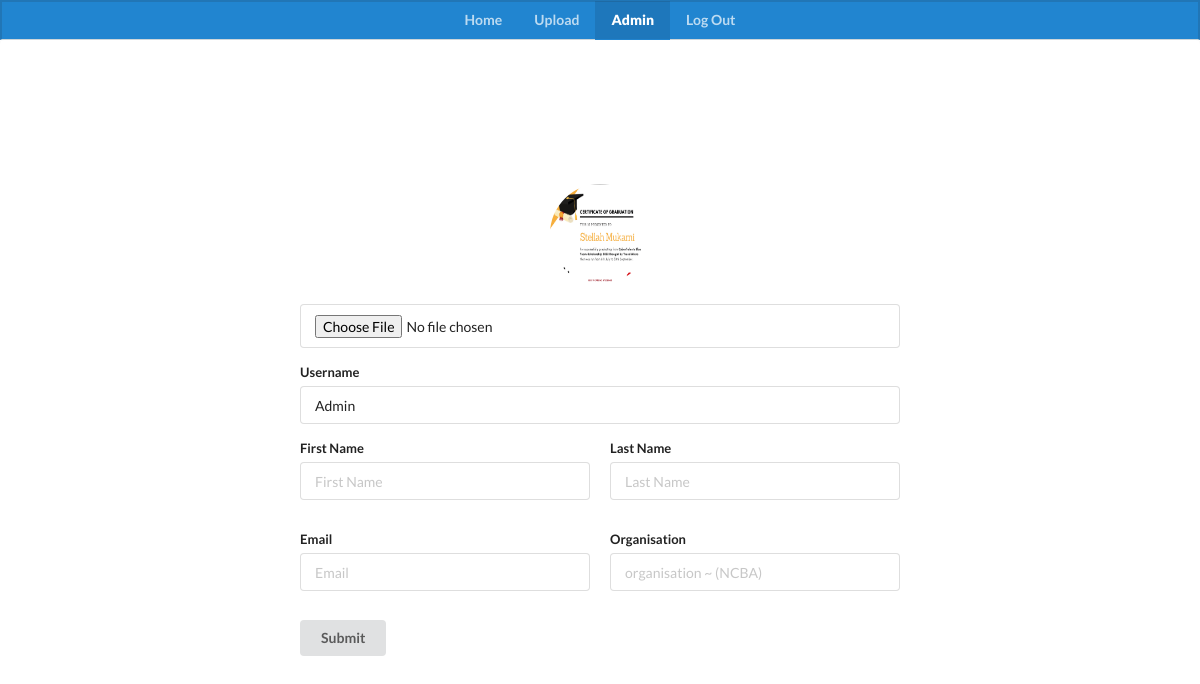
Screenshot of /profiles/edit/ (signed in) with the database file from the repository.
### profiles/models.py (models this page shows, shortened)
class Profile(models.Model):
    user           = models.OneToOneField(User, on_delete=models.CASCADE)
    slug           = models.SlugField(unique=True, blank=True)
    profilePicture = models.ImageField(default='ProfilePictures/profileIcon.png', upload_to='ProfilePictures')
    firstName      = models.CharField(max_length=35, blank=True)
    lastName       = models.CharField(max_length=35, blank=True)
    email          = models.EmailField(max_length=90, blank=True)
    organisation   = models.CharField(max_length=35, blank=True)
    updated        = models.TimeField(auto_now=True)
    created        = models.TimeField(auto_now_add=True)

### profiles/views.py (the view)
# urls.py: path('edit/', views.editProfile, name='editProfile'),
@login_required
def editProfile(request):
    profile  = Profile.objects.get(user=request.user)
    form     = EditForm(request.POST or None, request.FILES or None, instance=profile)
    if request.method == 'POST':
        if form.is_valid():
            form.save()
            return redirect('profiles:profile')
    template = loader.get_template('profiles/editProfile.html')
    context = {
        'profile':profile,
        'form'   :form,
    }
    return HttpResponse(template.render(context, request))

### profiles/forms.py (shortened to what this page needs)
class EditForm(forms.ModelForm):
    username     = forms.CharField(required=False, widget=forms.TextInput(attrs={'placeholder' : 'Username'}))
    firstName    = forms.CharField(required=False, widget=forms.TextInput(attrs={'placeholder' : 'First Name'}))
    lastName     = forms.CharField(required=False, widget=forms.TextInput(attrs={'placeholder' : 'Last Name'}))
    email        = forms.EmailField(required=False, widget=forms.TextInput(attrs={'placeholder' : 'Email',}))
    organisation = forms.CharField(required=False, widget=forms.TextInput(attrs={'placeholder' : 'organisation ~ (NCBA)',}))
    class Meta:
        model   = Profile
        fields  = ('profilePicture','username', 'firstName', 'lastName', 'email', 'organisation')
        widgets = {'profilePicture' : forms.FileInput(attrs={})}

### profiles/templates/profiles/editProfile.html (shortened to what this page needs)
<head>
  {% extends 'base.html' %}
  {% load static %}
  {% load widget_tweaks %}
{% block content %}
<div class="ui inverted blue secondary pointing menu" id="navbarMainDiv">
  <a class="item" href="{% url 'documents:home' %}"><b>Home</b></a>
  <a class="item" href="{% url 'documents:uploadDoc' %}"><b>Upload</b></a>
  <a class="item active" href="{% url 'profiles:profile' %}"><b>{{profile.user}}</b></a>
  <a class="item" href="{% url 'documents:logout' %}"><b>Log Out</b></a>
</div>
  <div class="ui segment" id="profileEditParentDiv">
    <form class="ui form" method="POST" enctype="multipart/form-data" id="profileEditForm">
      <div class="field">
        <div id="profileEditIconDiv">
          <img src={{profile.profilePicture.url}}>
          <div class="field">{{form.profilePicture}}</div>
        </div>
      </div>
      <div class="field">
        <label>Username</label>
        <input type="text" name="username" value="{{profile.user.username}}" placeholder="Username" required>
      </div>
      <div id="profileFieldDiv">
        <div class="field"><label>First Name</label>{{form.firstName}}</div>
        <div class="field"><label>Last Name</label>{{form.lastName}}</div>
      </div>
      <div id="profileFieldDiv">
        <div class="field"><label>Email</label>{{form.email}}</div>
        <div class="field"><label>Organisation</label>{{form.organisation}}</div>
      </div>
      <button class="ui button" type="submit" onclick="showProfileMessage()">Submit</button>
    </form>
  </div>
{% endblock content %}

### assets/style.css (style rules this page uses)
#navbarMainDiv { display: flex; width: 100%; margin: 0px; padding: 0px; align-items: center; height: fit-content; justify-content: center; border-bottom: 1px solid #CFD8DC; }
#homeParentDiv, #profileParentDiv, #profileEditParentDiv, #uploadParentDiv { display: flex; width: 100%; margin: 0px; padding: 0px; height: 100%; border: none; }
#profileParentDiv, #profileEditParentDiv { align-items: center; justify-content: center; }
#profileEditForm { display: flex; width: 50%; margin: 0px; padding: 0px; border: none; flex-direction: column; }
#profileEditForm button { width: fit-content; }
#profileEditIconDiv { display: flex; gap: 20px; margin: 0px; padding: 0px; border: none; align-items: center; flex-direction: column; justify-content: center; }
#profileEditIconDiv > img { margin: 0px; width: 100px; padding: 0px; height: 100px; border-radius: 50%; }
#profileEditIconDiv div { display: flex; width: 100%; margin: 0px; padding: 0px; border: none; }
#profileFieldDiv { display: flex; gap: 20px; width: 100%; padding: 0px; border: none; margin: 0px 0px 15px 0px; }
#profileFieldDiv div { width: 100%; }

### rows the page displays
Profile: user "Admin", profilePicture (picture), username "Admin"
